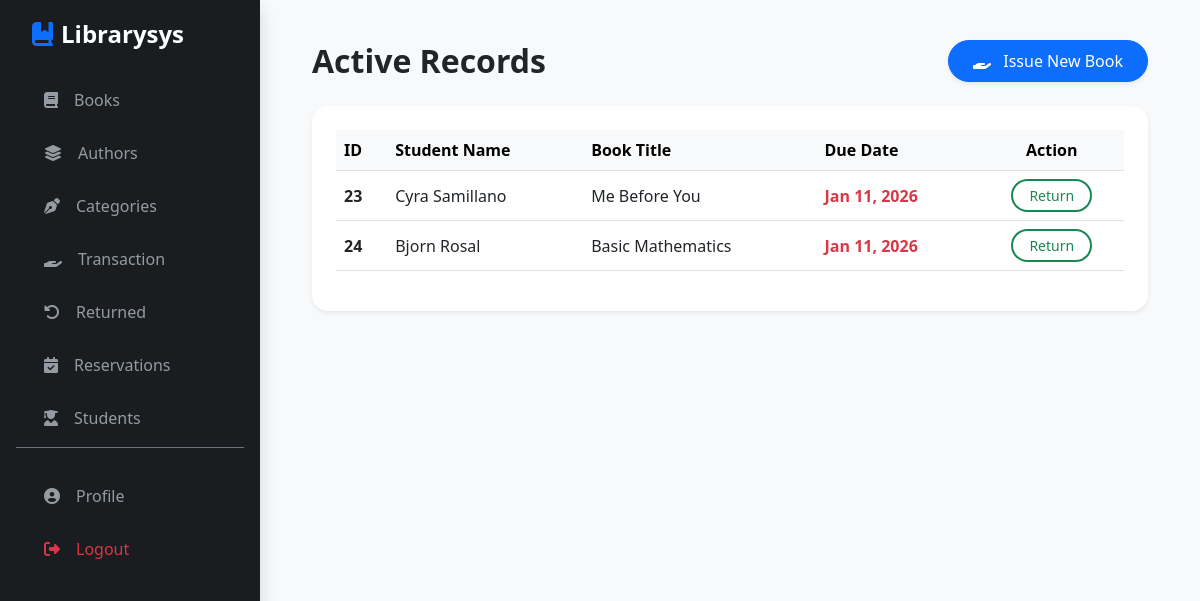
The app's page /index.php?page=borrowed (signed in), older data.
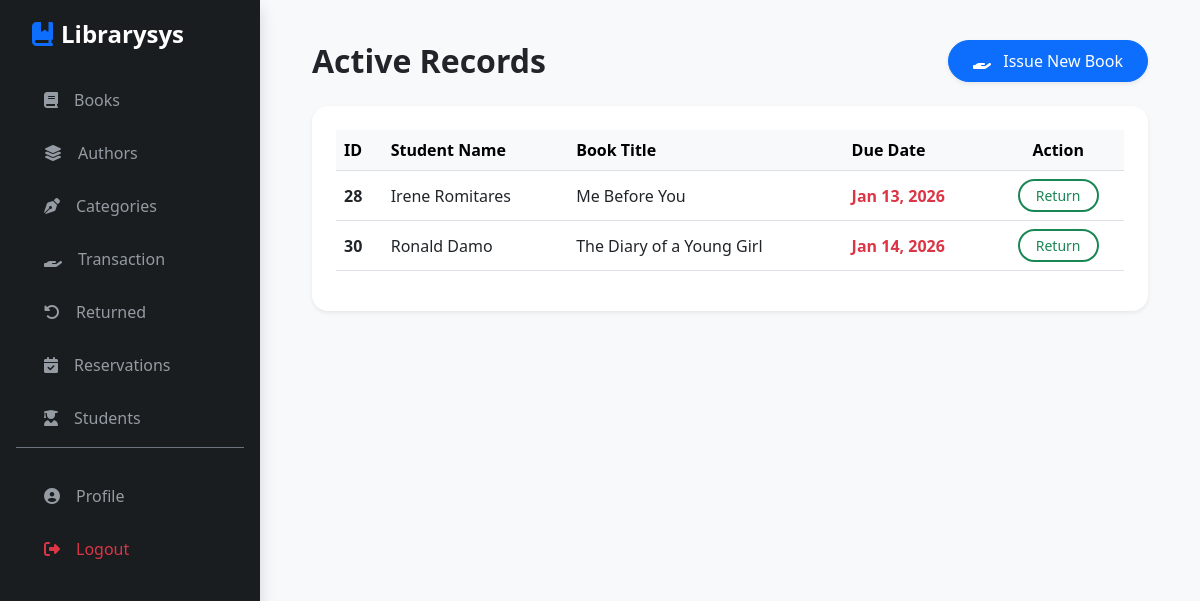
The same page, newer data.
### tables this page shows
CREATE TABLE `tbl_record` (
  `borrow_id` int(11) NOT NULL,
  `student_id` int(11) NOT NULL,
  `book_id` int(11) NOT NULL,
  `borrow_date` date NOT NULL,
  `due_date` date NOT NULL,
  `status` varchar(20) DEFAULT 'Borrowed',
  `return_date` date DEFAULT NULL
);

CREATE TABLE `tbl_student` (
  `student_id` int(11) NOT NULL,
  `first_name` varchar(50) NOT NULL,
  `last_name` varchar(50) NOT NULL,
  `middle_name` varchar(50) NOT NULL,
  `contact_number` varchar(20) NOT NULL
);

CREATE TABLE `tbl_book` (
  `book_id` int(11) NOT NULL,
  `title` varchar(150) NOT NULL,
  `author_id` int(11) NOT NULL,
  `category_id` int(11) NOT NULL,
  `total_copies` int(11) NOT NULL,
  `available_copies` int(11) NOT NULL
);

### modules/borrowed.php (the view, shortened to what this page needs)
<?php
include "./includes/connection.php";
$result = $conn->query("SELECT tbl_record.*, tbl_student.first_name, tbl_student.last_name, tbl_book.title
                        FROM tbl_record
                        INNER JOIN tbl_student ON tbl_record.student_id = tbl_student.student_id
                        INNER JOIN tbl_book ON tbl_record.book_id = tbl_book.book_id
                        WHERE tbl_record.status = 'Borrowed'
                        ORDER BY tbl_record.borrow_id ASC");
?>
<main class="content-wrapper">
    <div class="container-fluid">
        <div class="d-flex justify-content-between align-items-center mb-4">
            <h2 class="fw-bold text-dark m-0">Active Records</h2>
            <button class="btn btn-primary px-4 py-2 shadow-sm rounded-pill" data-bs-toggle="modal" data-bs-target="#issueBookModal">
                <i class="fa-solid fa-hand-holding me-2"></i> Issue New Book
            </button>
        </div>
        <div class="card border-0 shadow-sm rounded-4">
            <div class="card-body p-4">
                <div class="table-responsive">
                    <table class="table table-hover align-middle">
                        <thead class="table-light">
                            <tr>
                                <th>ID</th>
                                <th>Student Name</th>
                                <th>Book Title</th>
                                <th>Due Date</th>
                                <th class="text-center">Action</th>
                            </tr>
                        </thead>
                        <tbody>
                            <?php if($result->num_rows > 0): ?>
                                <?php while($row = $result->fetch_assoc()) : ?>
                                <tr>
                                    <td class="fw-bold"><?php echo $row['borrow_id']; ?></td>
                                    <td><?php echo $row['first_name'] . " " . $row['last_name']; ?></td>
                                    <td><?php echo $row['title']; ?></td>
                                    <td><span class="text-danger fw-bold"><?php echo date('M d, Y', strtotime($row['due_date'])); ?></span></td>
                                    <td class="text-center">
                                        <a href="index.php?page=borrowed&return_id=<?php echo $row['borrow_id']; ?>"
                                           class="btn btn-sm btn-outline-success border-2 rounded-pill px-3"
                                           onclick="return confirm('Confirm book return?')">Return</a>
                                    </td>
                                </tr>
                                <?php endwhile; ?>
                            <?php else: ?>
                                <tr><td colspan="5" class="text-center text-muted py-4">No books are currently borrowed.</td></tr>
                            <?php endif; ?>
                        </tbody>
                    </table>
                </div>
            </div>
        </div>
    </div>
</main>

Row changes from the older to the newer data that the page shows:
no longer on this page (row edited): tbl_record: borrow_id "23", student.first_name "Cyra", student.last_name "Samillano", book.title "Me Before You", due_date "Jan 11, 2026"
no longer on this page (row edited): tbl_record: borrow_id "24", student.first_name "Bjorn", student.last_name "Rosal", book.title "Basic Mathematics", due_date "Jan 11, 2026"
added tbl_record: borrow_id "28", student.first_name "Irene", student.last_name "Romitares", book.title "Me Before You", due_date "Jan 13, 2026"
added tbl_record: borrow_id "30", student.first_name "Ronald", student.last_name "Damo", book.title "The Diary of a Young Girl", due_date "Jan 14, 2026"
